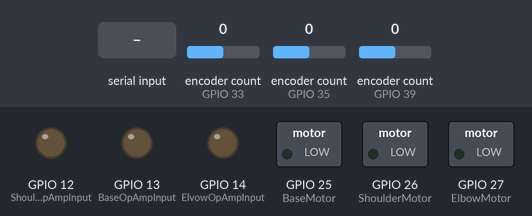
Recording of a sketch running on a simulated ESP32. Shown: switched loads named in the sketch (green lamp = pin HIGH), output pins drawn as LEDs (lit = HIGH). Inputs (shaded band) come from the test bench; at power-on: encoder count (sensors on GPIO 33, GPIO 35, GPIO 39) 0. What the sketch prints to the serial monitor is not drawn.

Above: at 0.01 s.
At 3.8 s:
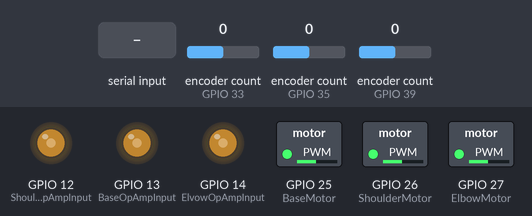
3.9 s: ";\n" received over Serial
At 4.4 s:
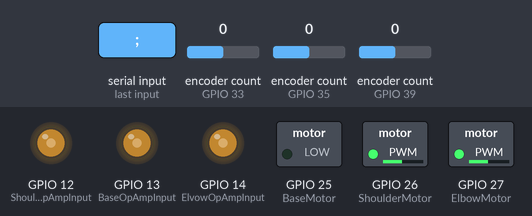
Timing chart, 0 to 6.9 s (numbered marks = the images above; inputs shaded):
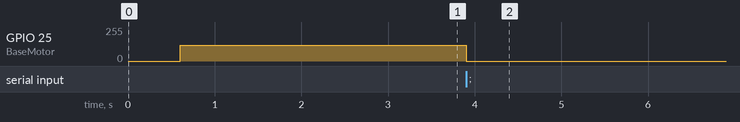

The sketch:

testing_serial_gravitiy_balanced_arm.ino
```cpp
//for encoder
#include <ESP32Encoder.h>
ESP32Encoder BaseEnc;
ESP32Encoder ShoulderEnc;
ESP32Encoder ElbowEnc;

//for motors
const int BaseMotor = 25; // top pin right pin
const int ShoulderMotor = 26; // second top right pin
const int ElbowMotor = 27; //5th top right pin
const int ElvowOpAmpInput = 14; //6th top right pin for elbow
const int BaseOpAmpInput = 13; //6th top right pin for shoulder
const int ShoulderOpAmpInput = 12; //6th top right pin for base
const int PwmFrequency = 50000;

void setup() {
  Serial.begin(921600);

  // encoder setup
  // Enable the weak pull up resistors
	ESP32Encoder::useInternalWeakPullResistors = puType::up;

	// use pin 19 and 18 for the first encoder
	BaseEnc.attachFullQuad(33, 32);
  ShoulderEnc.attachFullQuad(35, 34);
  ElbowEnc.attachFullQuad(39, 36);
  //sets values for zeroing
  BaseEnc.setCount(100000);
  ShoulderEnc.setCount(-60000);
  ElbowEnc.setCount(44500);

  // motor output setup
  ledcAttach(BaseMotor, PwmFrequency, 8);
  //pinMode(BaseMotor, OUTPUT);

  delay(100);
  ledcAttach(ShoulderMotor, PwmFrequency, 8);
  //pinMode(ShoulderMotor, OUTPUT);
  delay(100);
  ledcAttach(ElbowMotor, PwmFrequency, 8);
  //pinMode(ElbowMotor, OUTPUT);
  delay(100);
  // opamp output setup
  ledcAttach(ElvowOpAmpInput, PwmFrequency, 8);
  //pinMode(ElvowOpAmpInput, OUTPUT);
  delay(100);
  ledcAttach(BaseOpAmpInput, PwmFrequency, 8);
  //pinMode(BaseOpAmpInput, OUTPUT);
  delay(100);
  ledcAttach(ShoulderOpAmpInput, PwmFrequency, 8);
  //pinMode(ShoulderOpAmpInput, OUTPUT);
  delay(100);

  //sets all the outputs so robot isnt moving
  analogWrite(ElvowOpAmpInput, 120);//elbow. lower values start the elbow going up
  analogWrite(BaseOpAmpInput, 116);//shoulder. lower values start shoulder going forward
  analogWrite(ShoulderOpAmpInput, 120);//base. lower values start the base going clock wise
  analogWrite(BaseMotor, 120);
  analogWrite(ShoulderMotor, 120);
  analogWrite(ElbowMotor, 120);

  delay(2000);
}

long int time_before_write;
long int time_after_write;

String EncoderValProcess = " ";
char EncoderValOutput[25] = {};
int *EncoderVals[2]={};
int MaxBytesForWrite = 25;
//max is 16, lowest is 12
int MinBytesForRead = 14;
char TerminatingChar = ';';
int PWMOutput[3] = {};
int PointInArray = 0;
char testarray[12] ={'1','1','1',' ','2','2','2',' ','3','3','3'};
const int PWMReadValuesLength = 12;
char PWMReadValues[PWMReadValuesLength] = {' ',' ',' ',' ',' ',' ',' ',' ',' ',' ',' ',' '};

// Input array struct: {'#', '#', '#', ' ', '#', '#', '#', ' ', '#', '#', '#', ';'}
// Output array struct: {'±', '#', '#', '#', '#', ' ', '±', '#', '#', '#', '#', ' ', '±', '#', '#', '#', ';'}

String num;
char c;
int vals[3] = {120, 120, 120};
String *Test = &num;
size_t bytes_written=0;
void loop() {

  while(1){

  //records values for writing to computer for encoder values

  EncoderValProcess = String(BaseEnc.getCount()) + ":" + String(ShoulderEnc.getCount()) + ":" + String(ElbowEnc.getCount()) + ";";
  //EncoderValProcess = String(vals[0]) + ":" + String(vals[1]) + ":" + String(vals[2]) + ";";
  //EncoderValProcess = String(Test) + ":" + String(1) + ":" + String(1) + ";" + '\n';
  time_before_write = micros();

  for(int i = EncoderValProcess.length(); i < MaxBytesForWrite-1; i++){
    EncoderValProcess += ' ';
  }
  EncoderValProcess += '\n';

  EncoderValProcess.toCharArray(EncoderValOutput, MaxBytesForWrite+1);


  //if reading slows down function enough can remove
  while (Serial.availableForWrite() < MaxBytesForWrite+1){}
  bytes_written = Serial.write(EncoderValOutput, MaxBytesForWrite);

  //Serial.write("\n",1);
  //Serial.print(EncoderValProcess);


  //for reading
  /*
  if(Serial.available()){
    c = char(Serial.read());
      if (c == '[') {//checks for end of values
        PointInArray = int(Serial.read())-'0';
        vals[PointInArray] = num.toInt(); // sets values to the assinged joint in vals
        num = "";// reset
        analogWrite(BaseMotor,vals[0]);
        analogWrite(ShoulderMotor,vals[1]);
        analogWrite(ElbowMotor,vals[2]);
        Serial.read();

      }
      /*
      else if (num[num.length()-1] == '\n' || num[num.length()-1] == ' ') {
        num ="";
      }*//*
      else{
        num += c;
      }
  }*/

  while(Serial.available()){// checks that there is a char to read

    //Serial.println("test");
    c = Serial.read();//stores in value from buffer
    if (c == ':') {//checks for end of values
      vals[PointInArray] = num.toInt(); // sets values to the assinged joint in vals
      num = "";// reset
      PointInArray++;
    } else if (c == ';') {
      vals[PointInArray] = num.toInt();
      num = "";
      PointInArray = 0;
      //Serial.write('1');
      analogWrite(BaseMotor,vals[0]);
      analogWrite(ShoulderMotor,vals[1]);
      analogWrite(ElbowMotor,vals[2]);
      //clear buffer
      while(Serial.read()!='\n'){}
      break;

    } else if (isDigit(c)) {
      num += c;
    }

  }


  //match with ros2 code
  while(time_after_write - time_before_write < 500){
    time_after_write =micros();
  }

  //Serial.print("time: " + String(time_after_write - time_before_write) + ". ");


  //Serial.println(time_before_write - time_after_write);
  }

}
```

Measured:
- after the input at 3.9 s, GPIO 25 (BaseMotor): 120/255 → 0/255 at once
